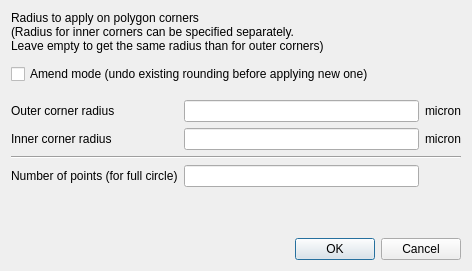
<?xml version="1.0" encoding="UTF-8"?>
<ui version="4.0">
 <class>RoundCornerOptionsDialog</class>
 <widget class="QDialog" name="RoundCornerOptionsDialog">
  <property name="geometry">
   <rect>
    <x>0</x>
    <y>0</y>
    <width>472</width>
    <height>271</height>
   </rect>
  </property>
  <property name="windowTitle">
   <string>Dialog</string>
  </property>
  <layout class="QGridLayout" name="gridLayout">
   <item row="2" column="0" colspan="3">
    <widget class="QCheckBox" name="amend_cb">
     <property name="text">
      <string>Amend mode (undo existing rounding before applying new one)</string>
     </property>
    </widget>
   </item>
   <item row="7" column="0">
    <widget class="QLabel" name="label_2">
     <property name="text">
      <string>Number of points (for full circle)</string>
     </property>
    </widget>
   </item>
   <item row="5" column="0">
    <widget class="QLabel" name="label_3">
     <property name="text">
      <string>Inner corner radius</string>
     </property>
    </widget>
   </item>
   <item row="5" column="1">
    <widget class="QLineEdit" name="rinner_le"/>
   </item>
   <item row="4" column="1">
    <widget class="QLineEdit" name="router_le"/>
   </item>
   <item row="4" column="0">
    <widget class="QLabel" name="label">
     <property name="text">
      <string>Outer corner radius</string>
     </property>
    </widget>
   </item>
   <item row="7" column="1">
    <widget class="QLineEdit" name="points_le"/>
   </item>
   <item row="6" column="0" colspan="3">
    <widget class="Line" name="line">
     <property name="orientation">
      <enum>Qt::Horizontal</enum>
     </property>
    </widget>
   </item>
   <item row="0" column="0" colspan="3">
    <widget class="QLabel" name="label_4">
     <property name="text">
      <string>Radius to apply on polygon corners
(Radius for inner corners can be specified separately.
Leave empty to get the same radius than for outer corners)</string>
     </property>
    </widget>
   </item>
   <item row="8" column="0" colspan="3">
    <spacer name="verticalSpacer">
     <property name="orientation">
      <enum>Qt::Vertical</enum>
     </property>
     <property name="sizeHint" stdset="0">
      <size>
       <width>448</width>
       <height>11</height>
      </size>
     </property>
    </spacer>
   </item>
   <item row="4" column="2">
    <widget class="QLabel" name="label_5">
     <property name="text">
      <string>micron</string>
     </property>
    </widget>
   </item>
   <item row="5" column="2">
    <widget class="QLabel" name="label_6">
     <property name="text">
      <string>micron</string>
     </property>
    </widget>
   </item>
   <item row="3" column="0" colspan="3">
    <spacer name="verticalSpacer_2">
     <property name="orientation">
      <enum>Qt::Vertical</enum>
     </property>
     <property name="sizeType">
      <enum>QSizePolicy::Fixed</enum>
     </property>
     <property name="sizeHint" stdset="0">
      <size>
       <width>20</width>
       <height>10</height>
      </size>
     </property>
    </spacer>
   </item>
   <item row="9" column="0" colspan="3">
    <widget class="QDialogButtonBox" name="buttonBox">
     <property name="orientation">
      <enum>Qt::Horizontal</enum>
     </property>
     <property name="standardButtons">
      <set>QDialogButtonBox::Cancel|QDialogButtonBox::Ok</set>
     </property>
    </widget>
   </item>
   <item row="1" column="0" colspan="3">
    <spacer name="verticalSpacer_3">
     <property name="orientation">
      <enum>Qt::Vertical</enum>
     </property>
     <property name="sizeType">
      <enum>QSizePolicy::Fixed</enum>
     </property>
     <property name="sizeHint" stdset="0">
      <size>
       <width>20</width>
       <height>5</height>
      </size>
     </property>
    </spacer>
   </item>
  </layout>
 </widget>
 <tabstops>
  <tabstop>amend_cb</tabstop>
  <tabstop>router_le</tabstop>
  <tabstop>rinner_le</tabstop>
  <tabstop>points_le</tabstop>
 </tabstops>
 <resources/>
 <connections>
  <connection>
   <sender>buttonBox</sender>
   <signal>accepted()</signal>
   <receiver>RoundCornerOptionsDialog</receiver>
   <slot>accept()</slot>
   <hints>
    <hint type="sourcelabel">
     <x>248</x>
     <y>254</y>
    </hint>
    <hint type="destinationlabel">
     <x>157</x>
     <y>274</y>
    </hint>
   </hints>
  </connection>
  <connection>
   <sender>buttonBox</sender>
   <signal>rejected()</signal>
   <receiver>RoundCornerOptionsDialog</receiver>
   <slot>reject()</slot>
   <hints>
    <hint type="sourcelabel">
     <x>316</x>
     <y>260</y>
    </hint>
    <hint type="destinationlabel">
     <x>286</x>
     <y>274</y>
    </hint>
   </hints>
  </connection>
 </connections>
</ui>
